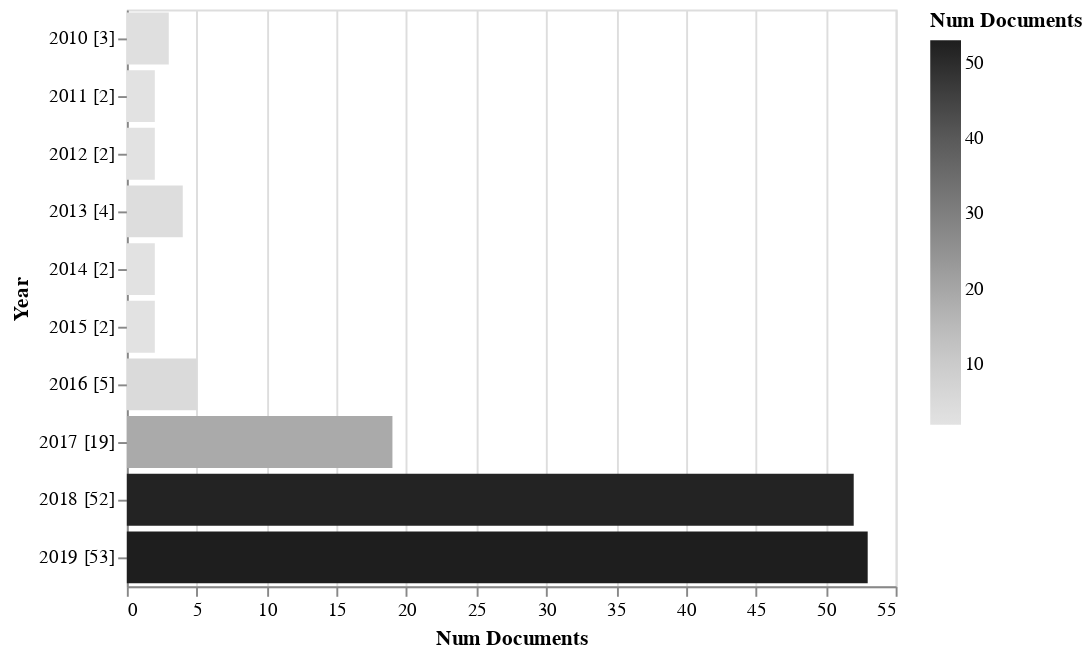

Here is the notebook cell this chart was saved with:
### Code cell
rdf.documents_by_year().barhplot(library='altair')

### Figure 1 — Vega-Lite specification as saved in the notebook (floating-point values rounded to 4 significant figures)
{"$schema": "https://vega.github.io/schema/vega-lite/v3.4.0.json", "config": {"mark": {"tooltip": null}, "view": {"height": 300, "width": 400}}, "data": {"name": "data-9022fb49f678c583770b19b80daedb91"}, "datasets": {"data-9022fb49f678c583770b19b80daedb91": [{"ID": ["[*141*]", "[*142*]", "[*143*]"], "Num Documents": 3, "Year": "2010 [3]"}, {"ID": ["[*139*]", "[*140*]"], "Num Documents": 2, "Year": "2011 [2]"}, {"ID": ["[*137*]", "[*138*]"], "Num Documents": 2, "Year": "2012 [2]"}, {"ID": ["[*133*]", "[*134*]", "[*135*]", "[*136*]"], "Num Documents": 4, "Year": "2013 [4]"}, {"ID": ["[*131*]", "[*132*]"], "Num Documents": 2, "Year": "2014 [2]"}, {"ID": ["[*129*]", "[*130*]"], "Num Documents": 2, "Year": "2015 [2]"}, {"ID": ["[*124*]", "[*125*]", "[*126*]", "[*127*]", "[*128*]"], "Num Documents": 5, "Year": "2016 [5]"}, {"ID": ["[*105*]", "[*106*]", "[*107*]", "[*108*]", "[*109*]", "[*110*]", "[*111*]", "[*112*]", "[*113*]", "[*114*]", "[*115*]", "[*116*]", "[*117*]", "[*118*]", "[*119*]", "[*120*]", "[*121*]", "[*122*]", "[*123*]"], "Num Documents": 19, "Year": "2017 [19]"}, {"ID": ["[*53*]", "[*54*]", "[*55*]", "[*56*]", "[*57*]", "[*58*]", "[*59*]", "[*60*]", "[*61*]", "[*62*]", "[*63*]", "[*64*]", "[*65*]", "[*66*]", "[*67*]", "[*68*]", "[*69*]", "[*70*]", "[*71*]", "[*72*]", "[*73*]", "[*74*]", "[*75*]", "[*76*]", "[*77*]", "[*78*]", "[*79*]", "[*80*]", "[*81*]", "[*82*]", "[*83*]", "[*84*]", "[*85*]", "[*86*]", "[*87*]", "[*88*]", "[*89*]", "[*90*]", "[*91*]", "[*92*]", "[*93*]", "[*94*]", "[*95*]", "[*96*]", "[*97*]", "[*98*]", "[*99*]", "[*100*]", "[*101*]", "[*102*]", "[*103*]", "[*104*]"], "Num Documents": 52, "Year": "2018 [52]"}, {"ID": ["[*0*]", "[*1*]", "[*2*]", "[*3*]", "[*4*]", "[*5*]", "[*6*]", "[*7*]", "[*8*]", "[*9*]", "[*10*]", "[*11*]", "[*12*]", "[*13*]", "[*14*]", "[*15*]", "[*16*]", "[*17*]", "[*18*]", "[*19*]", "[*20*]", "[*21*]", "[*22*]", "[*23*]", "[*24*]", "[*25*]", "[*26*]", "[*27*]", "[*28*]", "[*29*]", "[*30*]", "[*31*]", "[*32*]", "[*33*]", "[*34*]", "[*35*]", "[*36*]", "[*37*]", "[*38*]", "[*39*]", "[*40*]", "[*41*]", "[*42*]", "[*43*]", "[*44*]", "[*45*]", "[*46*]", "[*47*]", "[*48*]", "[*49*]", "[*50*]", "[*51*]", "[*52*]"], "Num Documents": 53, "Year": "2019 [53]"}]}, "encoding": {"color": {"field": "Num Documents", "scale": {"scheme": "Greys"}, "type": "quantitative"}, "x": {"field": "Num Documents", "type": "quantitative"}, "y": {"field": "Year", "sort": {"field": "Num Documents:Q", "order": "descending"}, "type": "nominal"}}, "mark": "bar"}
